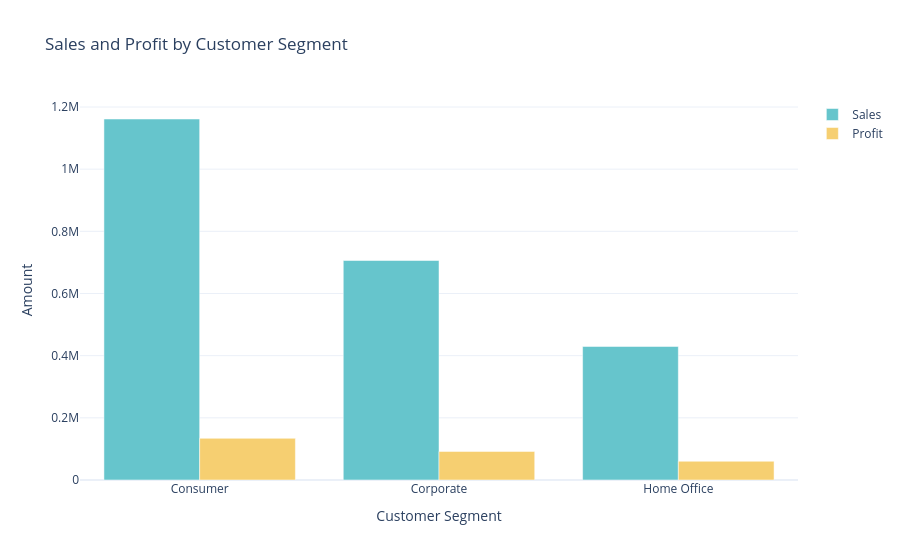

Notebook cell for this chart:
### Markdown cell above
#Sales And Profit By Customer Segment

### Code cell
Sales_Profit_by_Segment = (
    data.groupby('Segment')
    .agg({'Sales': 'sum', 'Profit': 'sum'})
    .reset_index())

color_palette = colors.qualitative.Pastel

fig = go.Figure()

# Sales Bar
fig.add_trace(
    go.Bar(
        x=Sales_Profit_by_Segment['Segment'],
        y=Sales_Profit_by_Segment['Sales'],
        name='Sales',
        marker_color=color_palette[0]
    ))

# Profit Bar
fig.add_trace(
    go.Bar(
        x=Sales_Profit_by_Segment['Segment'],
        y=Sales_Profit_by_Segment['Profit'],
        name='Profit',
        marker_color=color_palette[1]
    ))

fig.update_layout(
    title='Sales and Profit by Customer Segment',
    xaxis_title='Customer Segment',
    yaxis_title='Amount')

fig.show()

### Figure 1 — Plotly figure (JSON) as saved in the notebook; plotly's stock layout.template omitted (floating-point values rounded to 4 significant figures)
{"data": [{"marker": {"color": "rgb(102, 197, 204)"}, "name": "Sales", "type": "bar", "x": ["Consumer", "Corporate", "Home Office"], "y": [1161000.0, 706100.0, 429700.0]}, {"marker": {"color": "rgb(246, 207, 113)"}, "name": "Profit", "type": "bar", "x": ["Consumer", "Corporate", "Home Office"], "y": [134100.0, 91980.0, 60300.0]}], "layout": {"title": {"text": "Sales and Profit by Customer Segment"}, "xaxis": {"title": {"text": "Customer Segment"}}, "yaxis": {"title": {"text": "Amount"}}}}
